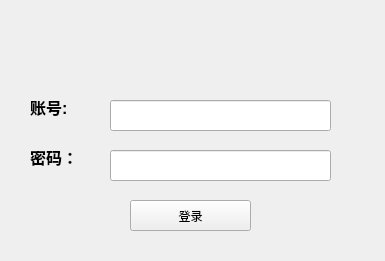
<?xml version="1.0" encoding="UTF-8"?>
<ui version="4.0">
 <class>login</class>
 <widget class="QMainWindow" name="login">
  <property name="geometry">
   <rect>
    <x>0</x>
    <y>0</y>
    <width>385</width>
    <height>261</height>
   </rect>
  </property>
  <property name="windowTitle">
   <string>MainWindow</string>
  </property>
  <property name="windowIcon">
   <iconset resource="icon.qrc">
    <normaloff>:/登录.png</normaloff>:/登录.png</iconset>
  </property>
  <property name="styleSheet">
   <string notr="true"/>
  </property>
  <widget class="QWidget" name="centralwidget">
   <widget class="QLineEdit" name="user_lineEdit">
    <property name="geometry">
     <rect>
      <x>110</x>
      <y>100</y>
      <width>221</width>
      <height>31</height>
     </rect>
    </property>
    <property name="styleSheet">
     <string notr="true">font: 12pt &quot;新宋体&quot;;</string>
    </property>
    <property name="text">
     <string/>
    </property>
   </widget>
   <widget class="QPushButton" name="pushButton">
    <property name="geometry">
     <rect>
      <x>130</x>
      <y>200</y>
      <width>121</width>
      <height>31</height>
     </rect>
    </property>
    <property name="text">
     <string>登录</string>
    </property>
   </widget>
   <widget class="QLabel" name="label">
    <property name="geometry">
     <rect>
      <x>30</x>
      <y>100</y>
      <width>71</width>
      <height>31</height>
     </rect>
    </property>
    <property name="text">
     <string>&lt;html&gt;&lt;head/&gt;&lt;body&gt;&lt;p&gt;&lt;img src=&quot;:/账号.png&quot; width=&quot;30&quot;/&gt;&lt;span style=&quot; font-size:18pt; font-weight:600; vertical-align:super;&quot;&gt;账号&lt;/span&gt;&lt;span style=&quot; font-size:18pt; font-weight:600; vertical-align:super;&quot;&gt;:&lt;/span&gt;&lt;/p&gt;&lt;/body&gt;&lt;/html&gt;</string>
    </property>
   </widget>
   <widget class="QLineEdit" name="password_lineEdit">
    <property name="geometry">
     <rect>
      <x>110</x>
      <y>150</y>
      <width>221</width>
      <height>31</height>
     </rect>
    </property>
    <property name="styleSheet">
     <string notr="true">font: 12pt &quot;新宋体&quot;;</string>
    </property>
    <property name="text">
     <string/>
    </property>
   </widget>
   <widget class="QLabel" name="label_2">
    <property name="geometry">
     <rect>
      <x>30</x>
      <y>150</y>
      <width>71</width>
      <height>31</height>
     </rect>
    </property>
    <property name="text">
     <string>&lt;html&gt;&lt;head/&gt;&lt;body&gt;&lt;p&gt;&lt;img src=&quot;:/密码.png&quot; width=&quot;30&quot;/&gt;&lt;span style=&quot; font-size:18pt; font-weight:600; vertical-align:super;&quot;&gt;密码：&lt;/span&gt;&lt;/p&gt;&lt;/body&gt;&lt;/html&gt;</string>
    </property>
   </widget>
   <widget class="QLabel" name="label_3">
    <property name="geometry">
     <rect>
      <x>120</x>
      <y>30</y>
      <width>161</width>
      <height>61</height>
     </rect>
    </property>
    <property name="text">
     <string>&lt;html&gt;&lt;head/&gt;&lt;body&gt;&lt;p&gt;&lt;img src=&quot;file:///C:\Users\张家鹏\AppData\Local\Temp\msohtmlclip1\01\clip_image002.gif&quot; width=&quot;167&quot; height=&quot;58&quot;/&gt;&lt;/p&gt;&lt;/body&gt;&lt;/html&gt;</string>
    </property>
   </widget>
  </widget>
 </widget>
 <tabstops>
  <tabstop>user_lineEdit</tabstop>
  <tabstop>password_lineEdit</tabstop>
  <tabstop>pushButton</tabstop>
 </tabstops>
 <resources>
  <include location="icon.qrc"/>
 </resources>
 <connections/>
</ui>
